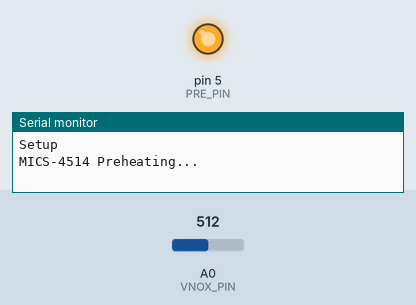
Recording of a sketch running on a simulated Arduino Nano, built with avr-gcc and run on an emulated ATmega328P. Shown: output pins drawn as LEDs (lit = HIGH), the last lines printed to the serial monitor. The inputs (shaded band) are chosen by the test bench; at power-on: A0 (VNOX_PIN) = 512.

Above: at 0.1 s.
At 10.1 s:
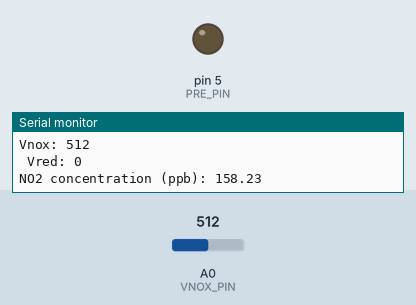
Timing chart, 0 to 11.6 s (numbered marks = the images above):
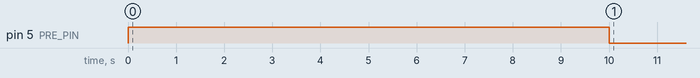

The sketch:

PiAQ.ino
```cpp
/*
  Sensor Board v0.2
  Measures Temperature, Relative Humidity, Light intensity,
  Air pressure (and derived altitude), Sound intensity,
  concentrations of CO, NO2, VOC (derived) and CO2 (derived)
  Currently untested: TSL2561 light sensor code
  Currently untested: ADMP401 mic code

  Designed at CRT Labs (July 2016)
  https://github.com/NationalAssociationOfRealtors/SensorBoard

  Modified: 8 September 2016
  by Akram Ali
 */

// define libraries
#include <Arduino.h>
#include <Wire.h>
//#include "Adafruit_SHT31.h"
//#include "SparkFunMPL3115A2.h"
//#include <Adafruit_Sensor.h>
//#include <Adafruit_TSL2561_U.h>
//
//// define objects
//MPL3115A2 myPressure;
//Adafruit_SHT31 sht31 = Adafruit_SHT31();
//Adafruit_TSL2561_Unified tsl = Adafruit_TSL2561_Unified(TSL2561_ADDR_FLOAT, 12345);

// define IAQ core global variables
#define iaqaddress 0x5A
uint16_t predict;
uint8_t statu;
int32_t resistance;
uint16_t tvoc;

// define MICS-4514 global variables
#define PRE_PIN          5
#define VNOX_PIN         A0
#define VRED_PIN         A7
#define PRE_HEAT_SECONDS 10
int vnox_value = 0;
int vred_value = 0;

// define TSL2561 global variables
long lux;

void setup()
{
  Serial.begin(9600);
  Serial.println("Setup");

//  pinMode(9, OUTPUT);  // pin 9 controls LED
//  pinMode(5, OUTPUT);   // pin 5 controls power to all sensors
//  digitalWrite(5, HIGH);  // turn all sensors on
//  delay(10);

  pinMode(PRE_PIN, OUTPUT);  // set preheater pin for mics4514 gas sensor
  Serial.print("MICS-4514 Preheating...");
  // Wait for preheating
  digitalWrite(PRE_PIN, 1);
  delay(PRE_HEAT_SECONDS * 1000);
  digitalWrite(PRE_PIN, 0);
  Serial.println("Done");

}

// the loop function runs over and over again forever
void loop()
{
//  digitalWrite(9, HIGH);   // turn the LED on (HIGH is the voltage level)
//  delay(1000);              // wait for a second
//  digitalWrite(9, LOW);    // turn the LED off by making the voltage LOW
//
//  Serial.println("---------------------");
//
//  // ADMP401 mic for sound level
//  Serial.print("Sound Level: ");
//  Serial.print(analogRead(A0));  // read sound levels
//  Serial.println();
//
//
//  // TSL2561 light sensor
//  tsl.begin();
//  tsl.enableAutoRange(true);
//  //tsl.setIntegrationTime(TSL2561_INTEGRATIONTIME_13MS);      /* fast but low resolution */
//  tsl.setIntegrationTime(TSL2561_INTEGRATIONTIME_101MS);  /* medium resolution and speed   */
//  // tsl.setIntegrationTime(TSL2561_INTEGRATIONTIME_402MS);  /* 16-bit data but slowest conversions */
//  sensors_event_t event;
//  tsl.getEvent(&event);
//  if (event.light)
//    lux = event.light;
//  else
//    lux = -1;
//  Serial.print("Light intensity (lux): ");
//  Serial.println(lux);

  // MICS 4514 CO/NO2 gas sensor
  // Read analog values, print them out, and wait
  vnox_value = analogRead(VNOX_PIN);
//  vred_value = analogRead(VRED_PIN);
  Serial.print("Vnox: ");
  Serial.println(vnox_value, DEC);
  Serial.print(" Vred: ");
  Serial.println(vred_value, DEC);
//  readCO();
  readNO2();

//
//  // MPL3115A2 air pressure sensor
//  myPressure.begin(); // Get pressure sensor online
//  //Configure the sensor
//  //myPressure.setModeAltimeter(); // Measure altitude above sea level in meters
//  myPressure.setModeBarometer(); // Measure pressure in Pascals from 20 to 110 kPa
//
//  myPressure.setOversampleRate(7); // Set Oversample to the recommended 128
//  myPressure.enableEventFlags(); // Enable all three pressure and temp event flags
//  delay(10);
//
//  float pressure = myPressure.readPressure();
//  Serial.print("MPL3115A2 Pressure(Pa): ");
//  Serial.println(pressure, 2);
//
//  float temperature = myPressure.readTempF();
//  Serial.print("MPL3115A2 Temp(f): ");
//  Serial.println(temperature, 2);
//
//  //const int station_elevation_ft = 5374; //Must be obtained with a GPS unit
//  //float station_elevation_m = station_elevation_ft * 0.3048; //I'm going to hard code this
//  const int station_elevation_m = 1638; //Accurate for the roof on my house
//  //1 pascal = 0.01 millibars
//  pressure /= 100; //pressure is now in millibars
//
//  float part1 = pressure - 0.3; //Part 1 of formula
//
//  const float part2 = 8.42288 / 100000.0;
//  float part3 = pow((pressure - 0.3), 0.190284);
//  float part4 = (float)station_elevation_m / part3;
//  float part5 = (1.0 + (part2 * part4));
//  float part6 = pow(part5, (1.0/0.190284));
//  float altimeter_setting_pressure_mb = part1 * part6; //Output is now in adjusted millibars
//  float baroin = altimeter_setting_pressure_mb * 0.02953;
//
//  Serial.print("MPL3115A2 Altimeter setting InHg: ");
//  Serial.println(baroin, 2);
//
//
//  // SHT31 T/RH sensor
//  sht31.begin(0x44);
//  Serial.print("SHT31 Temperature: ");
//  Serial.println(sht31.readTemperature());
//  Serial.print("SHT31 Humidity: ");
//  Serial.println(sht31.readHumidity());
//
//
//  // IAQ core
//  Wire.requestFrom(iaqaddress, 9);
//  predict = (Wire.read()<< 8 | Wire.read());
//  statu = Wire.read();
//  resistance = (Wire.read()& 0x00)| (Wire.read()<<16)| (Wire.read()<<8| Wire.read());
//  tvoc = (Wire.read()<<8 | Wire.read());
//  checkStatus();
//
//  Serial.print("CO2 concentration:");
//  Serial.println(predict);
//  //Serial.print("IAQ core Status: ");
//  //Serial.println(statu, HEX);
//  Serial.print("IAQ core Resistance: ");
//  Serial.println(resistance);
//  Serial.print("TVoC concentration: ");
//  Serial.println(tvoc);


  Serial.println();

  //digitalWrite(5, LOW);  // turn sensors off
  delay(5000);
}


void checkStatus()
{
  if(statu == 0x10)
  {
    Serial.println("IAQ Core Warming up...");
  }
  else if(statu == 0x00)
  {
    Serial.println("IAQ Core Ready");
  }
  else if(statu == 0x01)
  {
    Serial.println("IAQ Core Busy");
  }
  else if(statu == 0x80)
  {
    Serial.println("IAQ Core Error");
  }
  else
  Serial.println("No Status, check IAQ Core");
}


//
//float readCO()
//{
//  float adc = analogRead(VRED_PIN);
//  float Rs = 47000.0/(1023.0/adc);
//  float R0 = 82000.0;
//  float ratio = Rs/R0;
//  float concentration = ((-181.4)*log(ratio))-97.469;
//  Serial.print("CO concentration (ppb): ");
//  //Serial.println(adc);
//  //Serial.println(Rs);
//  //Serial.println(R0);
//  //Serial.println(ratio);
//  if(concentration>0)
//  {
//    Serial.println(concentration);
//    return concentration;
//  }
//  else
//  {
//    Serial.println("0");
//    return 0;
//  }
//}

float readNO2()
{
  float adc = analogRead(VNOX_PIN);
  float Rs = 22000.0/(1023.0/adc);
  float R0 = 350.0;
  float ratio = Rs/R0;
  float concentration = (124.28*log(ratio))-270.37;
  Serial.print("NO2 concentration (ppb): ");
  //Serial.println(adc);
  //Serial.println(Rs);
  //Serial.println(R0);
  //Serial.println(ratio);
  if(concentration>0)
  {
    Serial.println(concentration);
    return concentration;
  }
  else
  {
    Serial.println("0");
    return 0;
  }
}
```
